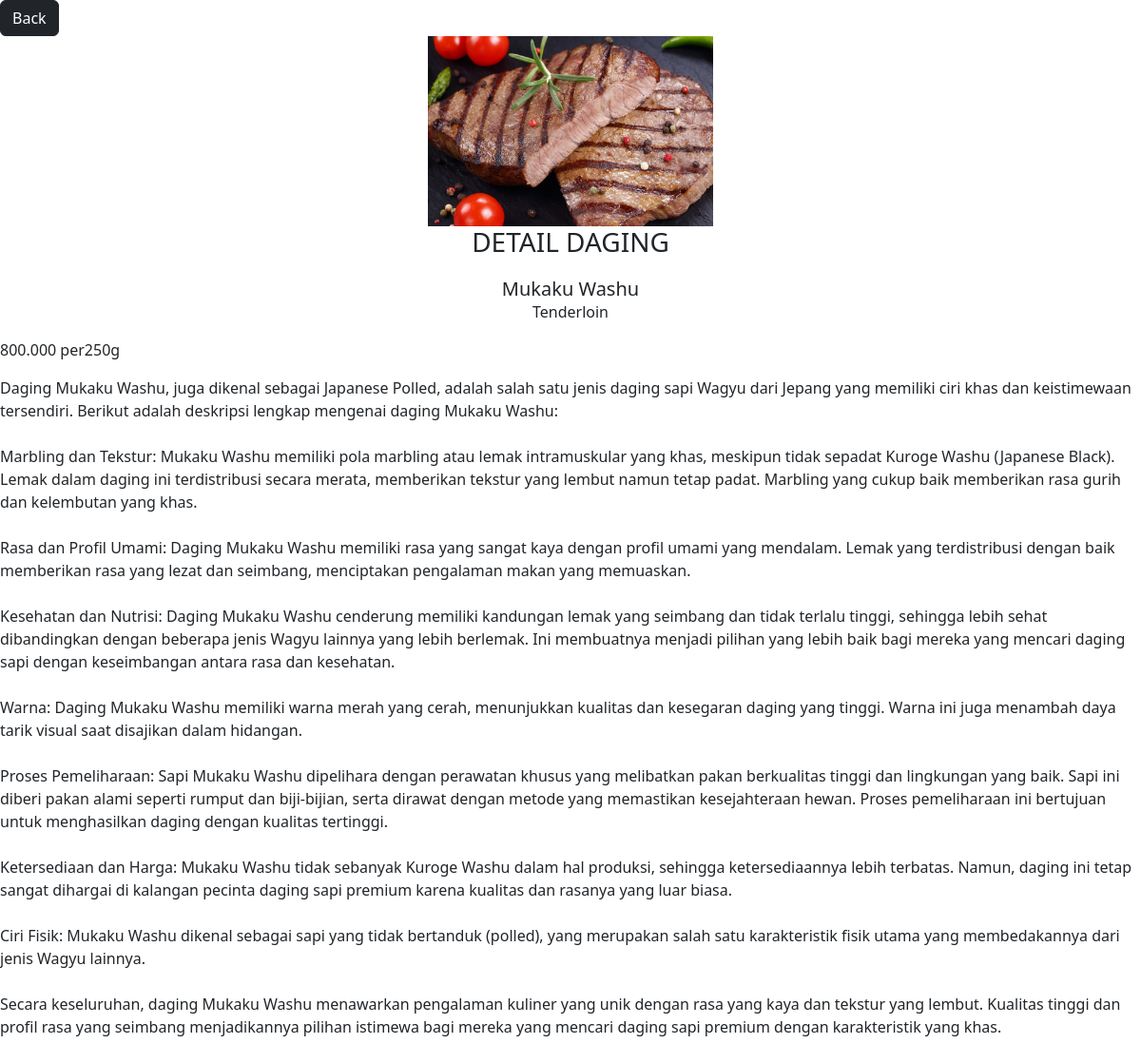
Screenshot of /detail.php?id=18 with the database file from the repository.
### tables this page shows
CREATE TABLE `healthy` (
  `id` int NOT NULL,
  `gambar` varchar(255) NOT NULL,
  `nama` varchar(255) NOT NULL,
  `potongan` varchar(255) NOT NULL,
  `harga` varchar(255) NOT NULL,
  `detail` varchar(10000) NOT NULL,
  `kategori_id` int NOT NULL
);

### functions.php (called while the page is built, shortened)
<?php
function koneksi()
{
 $db =  mysqli_connect('localhost','root','','pw2024_tubes_233040052') or die ('koneksi ke DB gagal');
    return $db;
}
function query($sql) {
    $conn= koneksi ();
$result = mysqli_query($conn,$sql) or die (mysqli_error($conn));
$rows = [];
while($row = mysqli_fetch_assoc($result)) {
 $rows[] =$row;
}
return $rows;
}

### detail.php (the view, shortened to what this page needs)
<?php
require 'functions.php';
$id = $_GET['id'];
$wgy = query("SELECT * FROM healthy WHERE id = $id")[0];
?>
<!doctype html>
<html lang="en">
<head>
    <link href="https://cdn.jsdelivr.net/npm/bootstrap@5.3.3/dist/css/bootstrap.min.css" rel="stylesheet">
</head>
<body>
    <a href="index.php" class="btn btn-dark" style="margin:px;">Back</a>
    <div class="d-flex justify-content-center">
        <img src="img/<?= $wgy["gambar"]; ?>" width="300px" class="d-flex">
    </div>
    <h3 style="text-align:center; margin-bottom: 20px;">DETAIL DAGING</h3>
    <h5 class="card-title text-center"><?= $wgy["nama"]; ?></h5>
    <p style="text-align:center;"><?= $wgy["potongan"]; ?></p>
    <p><?= $wgy["harga"]; ?></p>
    <p><?= $wgy["detail"]; ?></p>
</body>
</html>

### rows the page displays
healthy: gambar (picture), nama "Mukaku Washu", potongan "Tenderloin", harga "800.000 per250g", detail "Daging Mukaku Washu, juga dikenal sebagai Japanese Polled, adalah salah satu jenis daging sapi Wagyu dari Jepang yang memiliki ciri khas dan keistimewaan tersendiri. Berikut adalah deskripsi lengkap mengenai daging Mukaku Washu: Marbling dan Tekstur: Mukaku Washu memiliki pola marbling atau lemak intramuskular yang khas, meskipun tidak sepadat Kuroge Washu (Japanese Black). Lemak dalam daging ini terdistribusi secara merata, memberikan tekstur yang lembut namun tetap padat. Marbling yang cukup baik memberikan rasa gurih dan kelembutan yang khas. Rasa dan Profil Umami: Daging Mukaku Washu memiliki rasa yang sangat kaya dengan profil umami yang mendalam. Lemak yang terdistribusi dengan baik…"
